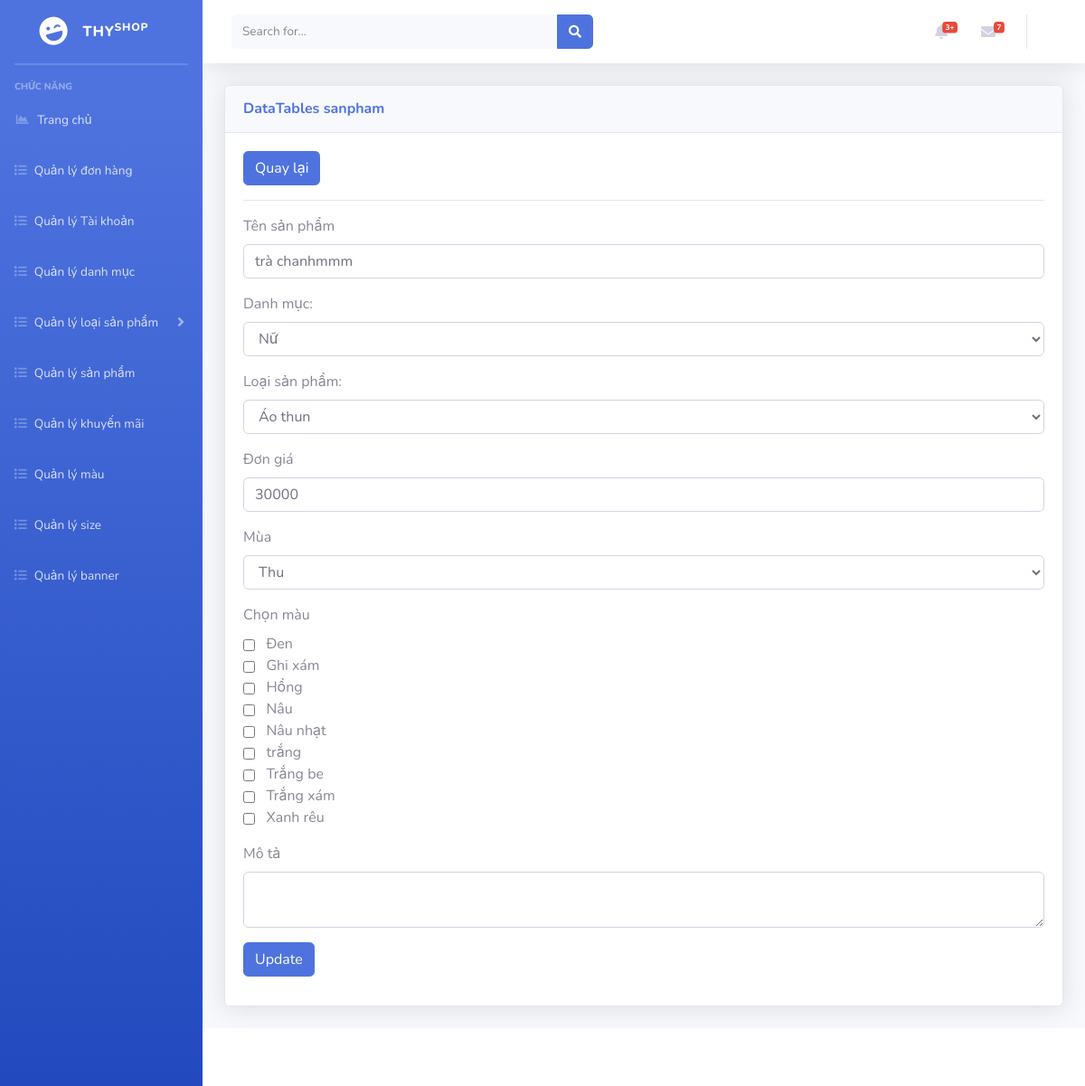
Before: /admin/index.php?mod=sanpham&act=edit&id=37 with the older database file.
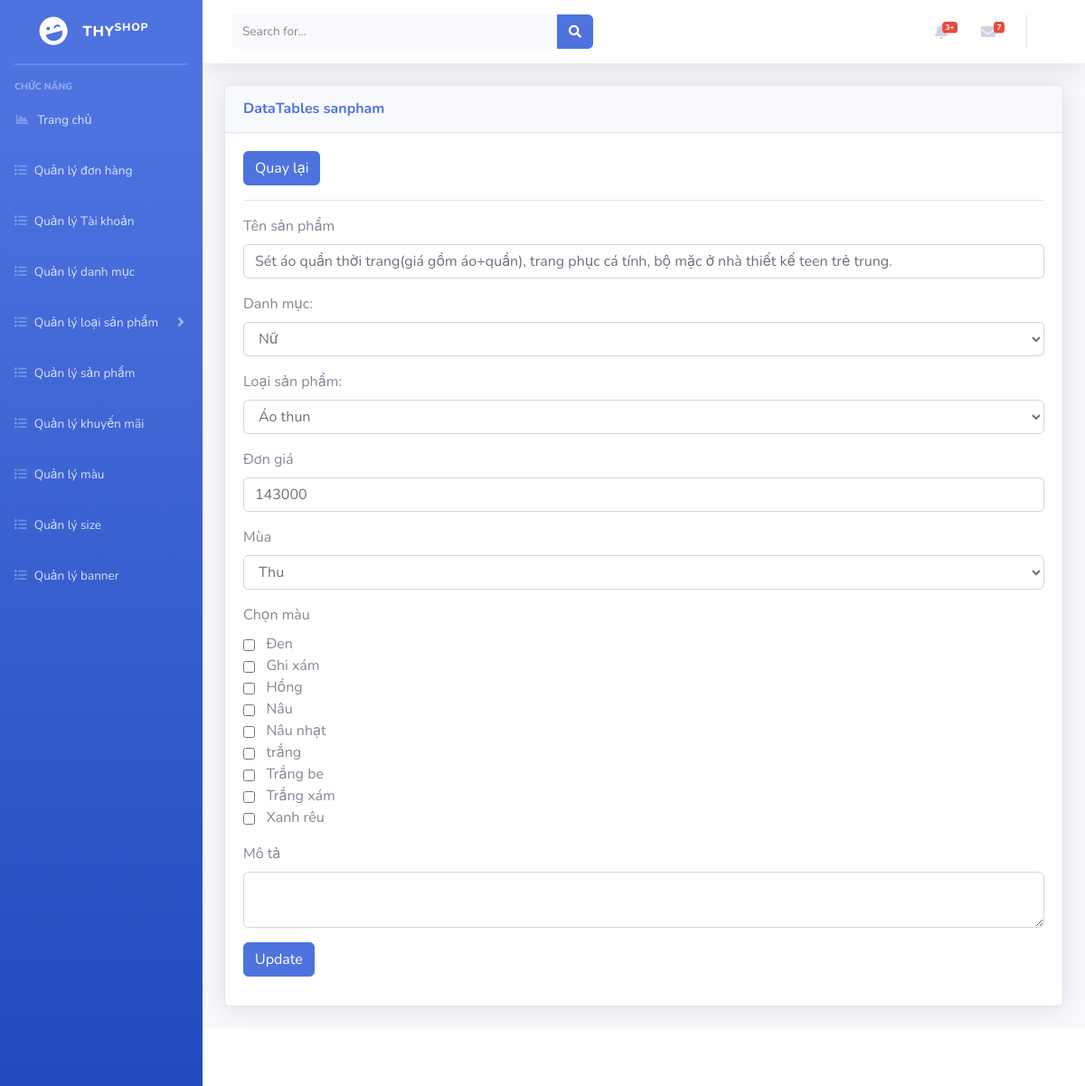
After: the same page with the newer database file.
### tables this page shows
CREATE TABLE `sanpham` (
  `idSP` int(11) NOT NULL,
  `tenSP` varchar(100) NOT NULL,
  `donGia` decimal(10,0) NOT NULL,
  `mua` char(1) NOT NULL,
  `moTa` text NOT NULL,
  `trangThai` char(1) NOT NULL,
  `idLSP` int(11) NOT NULL
);

CREATE TABLE `danhmuc` (
  `idDM` int(11) NOT NULL,
  `tenDM` varchar(200) NOT NULL,
  `trangThai` varchar(200) NOT NULL
);

CREATE TABLE `loaisanpham` (
  `idLSP` int(11) NOT NULL,
  `tenLSP` varchar(200) NOT NULL,
  `trangThai` char(1) NOT NULL,
  `idDM` int(11) NOT NULL
);

### admin/models/connection.php (called while the page is built, shortened)
<?php
    class Connection{
        function __construct()
        {
            $server_name ="localhost";
            $username ="root";
            $password ="";
            $db_name ="shopthy";
            $this->conn = new mysqli($server_name,$username,$password,$db_name);
        }
    }
?>

### admin/models/model.php (called while the page is built, shortened)
<?php
 require_once('./models/connection.php');
class Model
{
    function __construct()
    {
        $conn_obj = new Connection();
        $this->conn = $conn_obj->conn;
    }
}
?>

### admin/controller/sanPhamController.php (called while the page is built, shortened)
<?php
require_once('./models/sanPhamModel.php');
class sanPhamController
{
    var $sp_model;
    public function __construct()
    {
        $this->sp_model = new sanPhamModel();
    }
    public function getSanPhamById($id)
    {
        $result = $this->sp_model->getSanPhamById($id);
        return $result;
    }
    public function kiemTraMauDaChon($idSP, $mau)
    {
        return $this->sp_model->kiemTraMauDaChon($idSP, $mau);
    }
}

### admin/models/sanPhamModel.php (called while the page is built, shortened)
<?php
require_once('./models/model.php');
class sanPhamModel extends Model
{
    public function getSanPhamById($id)
    {
        $sql = "select * from sanpham where idSP = '$id'";
        $rs = $this->conn->query($sql)->fetch_assoc();
        return $rs;
    }
    public function kiemTraMauDaChon($idSP, $mau)
    {
        $sql = "select mau from size_mau where idSP = '$idSP' and trangThai = 1";
        $rs = $this->conn->query($sql);
        $data = array();
        return false;
    }
}

### admin/controller/danhMucController.php (called while the page is built, shortened)
<?php
    require_once('./models/danhmucModel.php');
    class danhMucController{
        var $dm_model;
        public function __construct()
        {
            $this->dm_model = new DanhMucModel();
        }
        public function getAllDanhMuc(){
            $data = $this->dm_model->getAllDanhMuc();
            return $data;
        }
    }

### admin/models/danhmucModel.php (called while the page is built, shortened)
<?php
    require_once('./models/model.php');
    class DanhMucModel extends Model
    {
        function getAllDanhMuc(){
            $sql = "select * from danhmuc where trangThai = 1";
            $rs = $this->conn->query($sql);
            $data = array();
            while ($row = $rs->fetch_assoc()) {
                $data[] = $row;
            }
            return $data;
        }
    }
?>

### admin/controller/loaiSanPhamController.php (called while the page is built, shortened)
<?php
    require_once('./models/loaiSanPhamModel.php');
    class loaiSanPhamController{
        var $lsp_model;
        public function __construct()
        {
            $this->lsp_model = new loaiSanPhamModel();
        }
        public function getAllDanhMuc($id){
            $data = $this->lsp_model->getLoaiSanPhamByIdDM($id);
            return $data;
        }
        public function getIdDanhmuc($id)
        {
            return $this->lsp_model->getIdDanhMuc($id);
        }
    }

### admin/models/loaiSanPhamModel.php (called while the page is built, shortened)
<?php
require_once("./models/model.php");
class loaiSanPhamModel extends Model
{
    function getLoaiSanPhamByIdDM($id)
    {
        $query = "select * from loaisanpham where idDM ='$id' and trangThai = 1";
        $rs = $this->conn->query($query);
        $data = array();
        while ($row = $rs->fetch_array()) {
            $data[] = $row;
        }
        return $data;
    }
    public function getIdDanhMuc($id)
    {
        $query = "select idDM from loaisanpham where idLSP ='$id' ";
        $rs = $this->conn->query($query)->fetch_assoc();
        return $rs['idDM'];
    }
}

### admin/views/danhmucView.php (called while the page is built, shortened)
<?php
    require_once('./controller/danhMucController.php');
    $controller_dm = new danhMucController();
    $data = $controller_dm->getAllDanhMuc();
?>

### admin/models/mauModel.php (called while the page is built, shortened)
<?php
require_once('./models/model.php');
class mauModel extends Model
{
    function getAllMau()
    {
        $sql = "select * from mau";
        $rs = $this->conn->query($sql);
        $data = array();
        while ($row = $rs->fetch_assoc()) {
            $data[] = $row;
        }
        return $data;
    }
}

### admin/controller/mauController.php (called while the page is built, shortened)
<?php
require_once('./models/mauModel.php');
class mauController
{
    var $m_model;
    public function __construct()
    {
        $this->m_model = new mauModel();
    }
    public function getAllMau()
    {
        return $this->m_model->getAllMau();
    }
}

### admin/views/sanpham/sanPhamEditView.php (the view, shortened to what the changed rows need)
<?php
require_once('controller/loaiSanPhamController.php');
require_once('controller/danhMucController.php');
require_once('controller/sanPhamController.php');
require_once('controller/mauController.php');
$lsp_controller = new loaiSanPhamController();
$dm_controller = new danhMucController();
$sp_controller = new sanPhamController();
$m_controller = new mauController();
$listDM = $dm_controller->getAllDanhMuc();
$idSP = $_GET['id'];
$sanPham = $sp_controller->getSanPhamById($idSP);
?>
<a href="?mod=sanpham" type="button" class="btn btn-primary">Quay lại</a>
<hr>
<table class="table table-bordered" id="dataTable" width="100%" cellspacing="0">
    <form action="?mod=sanpham&act=editCSDL" method="POST" role="form" enctype="multipart/form-data">
        <div class="form-group">
            <label for="">Tên sản phẩm</label>
            <input type="text" class="form-control" id="" placeholder="" name="tenSP" value="<?= $sanPham['tenSP'] ?>" required>
        </div>
        <div class="form-group">
            <label for="cars">Danh mục: </label>
            <select id="" name="idDM" class="form-control" onchange="fetch_select(this.value);">
                <?= $idDM = $lsp_controller->getIdDanhmuc((int)$sanPham['idLSP']) ?>
                <?php foreach ($listDM as $row) { ?>
                    <option <?= ($idDM == $row['idDM']) ? 'selected' : '' ?> value="<?= $row['idDM'] ?>"><?= $row['tenDM'] ?></option>
                <?php } ?>
            </select>
        </div>
        <div class="form-group">
            <label for="cars">Loại sản phẩm: </label>
            <select id="new_select" name="idLSP" class="form-control">
                <?php
                foreach ($lsp_controller->getAllDanhMuc($idDM) as $row) { ?>
                    <option <?= ($sanPham['idLSP'] == $row['idLSP']) ? 'selected' : '' ?> value="<?= $row['idLSP'] ?>"><?= $row['tenLSP'] ?></option>
                <?php } ?>
            </select>
        </div>
        <div class="form-group">
            <label for="">Đơn giá</label>
            <input type="text" class="form-control" id="" placeholder="" name="donGia" value="<?= $sanPham['donGia'] ?>" required>
        </div>
        <div class="form-group">
            <label for="">Mùa</label>
            <select id="" name="mua" class="form-control">
                <option <?= ($sanPham['mua'] == "T") ? 'selected' : '' ?> value="T">Thu</option>
            </select>
        </div>
        <div class="form-group">
            <label for="">Chọn màu</label>
            <div>
                <?php
                $data = array();
                $listMau = $m_controller->getAllMau();
                foreach ($listMau as $mau) {
                    $data[] = $mau['mau'];
                }
                foreach ($data as $key) {
                    $ktChon = $sp_controller->kiemTraMauDaChon($sanPham['idSP'], $key); ?>
                    <input <?= $ktChon ? 'checked' : '' ?> type="checkbox" class="btn btn-primary <?= $ktChon ? '' : 'collapsed' ?>" data-toggle="collapse" href="#<?= str_replace(" ", "_", $key)  ?>" role="button" aria-expanded="<?= $ktChon ? 'true' : 'false' ?>" aria-controls="<?= str_replace(" ", "_", $key) ?>" name="mau[]" value="<?= $key ?>">
                    &nbsp;&nbsp;<?= $key ?>
                <?php
                }
                ?>
            </div>
        </div>
        <div class="form-group">
            <label for="">Mô tả</label>
            <textarea class="form-control" id="moTa" placeholder="" name="MoTa" value="<?= $sanPham['moTa'] ?>"></textarea>
        </div>
        <button type="submit" class="btn btn-primary">Update</button>
    </form>
</table>

Changed rows visible on the page:
changed sanpham "Thu": tenSP "trà chanhmmm" → "Sét áo quần thời trang(giá gồm áo+quần), trang phục cá tính, bộ mặc ở nhà thiết kế teen trẻ trung."; donGia "30000" → "143000"
